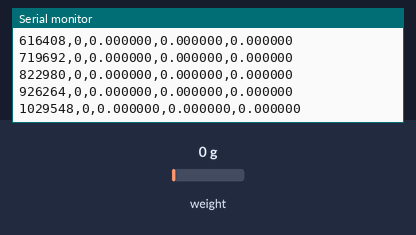
Simulated run of this sketch. Board: Arduino Uno, built with avr-gcc and run on an emulated ATmega328P. Parts: the last lines printed to the serial monitor. The test bench sets the inputs (shaded band); at power-on: weight on the scale 0 g.

Above: at 1.2 s.
1.3 s: weight on the scale set to 100 g
At 1.34 s:
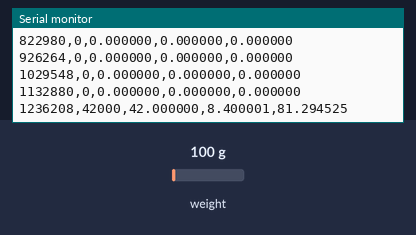
2.8 s: weight on the scale set to 1250 g
At 2.9 s:
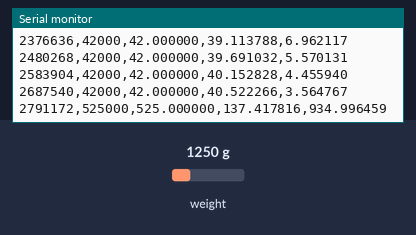
Timing chart, 0 to 5.8 s (numbered marks = the images above; inputs shaded):
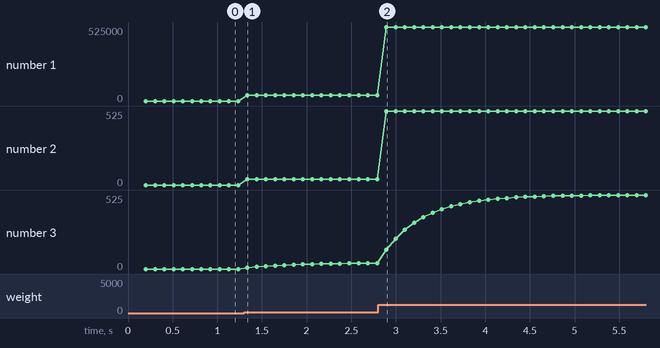

The sketch:

HX711_ForceDynamics.ino
```cpp
#include <HX711.h>

#ifndef BB_SAMPLE_INTERVAL_US
#define BB_SAMPLE_INTERVAL_US 100000UL
#endif
#ifndef BB_OFFSET_COUNTS
#define BB_OFFSET_COUNTS 0L
#endif
#ifndef BB_COUNTS_PER_NEWTON
#define BB_COUNTS_PER_NEWTON 1000.0f
#endif
#ifndef BB_FILTER_ALPHA
#define BB_FILTER_ALPHA 0.2f
#endif

HX711 scale;
const uint8_t HX_DOUT = 4;
const uint8_t HX_SCK = 5;
unsigned long last_sample_us = 0;
float filtered_force = 0.0f;
float previous_filtered_force = 0.0f;
bool have_previous = false;

void setup() {
  Serial.begin(115200);
  scale.begin(HX_DOUT, HX_SCK);
}

void loop() {
  const unsigned long now = micros();
  const unsigned long elapsed = now - last_sample_us;
  if (elapsed < (unsigned long)BB_SAMPLE_INTERVAL_US) return;
  last_sample_us = now;
  if (!scale.is_ready()) return;

  const long raw = scale.read();
  const long corrected = raw - (long)BB_OFFSET_COUNTS;
  const float force_n = corrected / (float)BB_COUNTS_PER_NEWTON;
  if (!have_previous) {
    filtered_force = force_n;
    previous_filtered_force = force_n;
    have_previous = true;
  } else {
    filtered_force = (float)BB_FILTER_ALPHA * force_n + (1.0f - (float)BB_FILTER_ALPHA) * filtered_force;
  }
  const float dt = elapsed * 1.0e-6f;
  const float dfdt = dt > 0.0f ? (filtered_force - previous_filtered_force) / dt : 0.0f;
  previous_filtered_force = filtered_force;

  Serial.print(now); Serial.print(',');
  Serial.print(raw); Serial.print(',');
  Serial.print(force_n, 6); Serial.print(',');
  Serial.print(filtered_force, 6); Serial.print(',');
  Serial.println(dfdt, 6);
}
```

Measured:
- after the input at 1.3 s, the serial monitor: prints a new line at once (image 1)
- plotted number 1: 0 → 42000 after the input at 1.3 s
- plotted number 2: 0 → 42 after the input at 1.3 s
- plotted number 3: 0 → 40.52 after the input at 1.3 s
